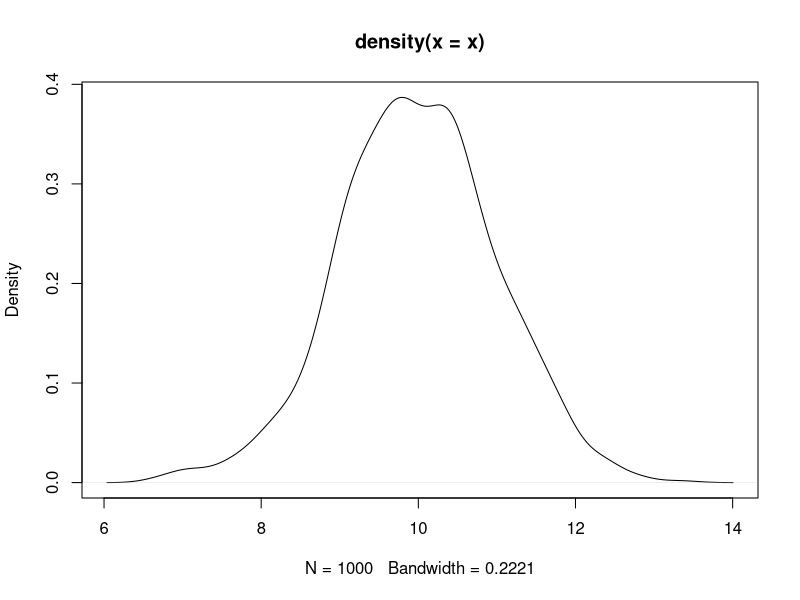

Write R code to recreate this figure.
## ---- chunk 1
knitr::opts_chunk$set(echo = TRUE)
## ---- chunk 2
x <- rnorm(1000,0,1) + 10
head(x)
## ---- chunk 3
plot(density(x))
